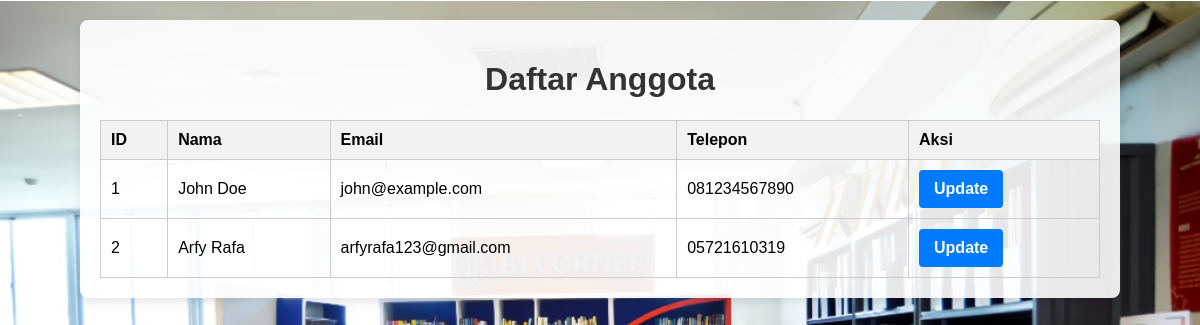
/update_anggota.php, run on the app's committed database.
### tables this page shows
CREATE TABLE `anggota` (
  `id_anggota` int(11) NOT NULL,
  `nama` varchar(255) NOT NULL,
  `email` varchar(255) NOT NULL,
  `telepon` varchar(20) NOT NULL
);

### update_anggota.php (the view, shortened to what this page needs)
<?php
require_once 'config.php';
try {
    $stmt = $conn->query("SELECT * FROM anggota");
    $anggotaList = $stmt->fetchAll(PDO::FETCH_ASSOC);
} catch (PDOException $e) {
    die("Terjadi kesalahan: " . htmlspecialchars($e->getMessage()));
}
?>
<!DOCTYPE html>
<html lang="en">
<head>
</head>
<body>
    <div class="container">
        <h1>Daftar Anggota</h1>
        <table>
            <thead>
                <tr>
                    <th>ID</th>
                    <th>Nama</th>
                    <th>Email</th>
                    <th>Telepon</th>
                    <th>Aksi</th>
                </tr>
            </thead>
            <tbody>
                <?php foreach ($anggotaList as $anggota): ?>
                <tr>
                    <td><?= htmlspecialchars($anggota['id_anggota']); ?></td>
                    <td><?= htmlspecialchars($anggota['nama']); ?></td>
                    <td><?= htmlspecialchars($anggota['email']); ?></td>
                    <td><?= htmlspecialchars($anggota['telepon']); ?></td>
                    <td>
                        <a href="proses_update_anggota.php?id_anggota=<?= htmlspecialchars($anggota['id_anggota']); ?>" class="button">Update</a>
                    </td>
                </tr>
                <?php endforeach; ?>
            </tbody>
        </table>
    </div>
</body>
</html>

### update_anggota.php (style rules this page uses)
body { font-family: Arial, sans-serif; background: url('background perpus ITSB.jpg') no-repeat center center fixed; background-size: 100%; margin: 0; padding: 0; }
.container { max-width: 1000px; margin: 20px auto; background-color: rgba(255, 255, 255, 0.9); padding: 20px; border-radius: 8px; box-shadow: 0 4px 8px rgba(0, 0, 0, 0.1); }
h1 { text-align: center; color: #333; }
table { width: 100%; border-collapse: collapse; margin-top: 20px; }
table, th, td { border: 1px solid #ccc; }
th, td { padding: 10px; text-align: left; }
th { background-color: #f2f2f2; }
a { color: #007bff; text-decoration: none; font-weight: bold; }
.button { display: inline-block; background-color: #007bff; color: #fff; padding: 10px 15px; border: none; border-radius: 4px; cursor: pointer; font-size: 16px; text-decoration: none; text-align: center; }

### data on the page
anggota: id_anggota "1", nama "John Doe", email "john@example.com", telepon "081234567890"
anggota: id_anggota "2", nama "Arfy Rafa", email "arfyrafa123@gmail.com", telepon "05721610319"
